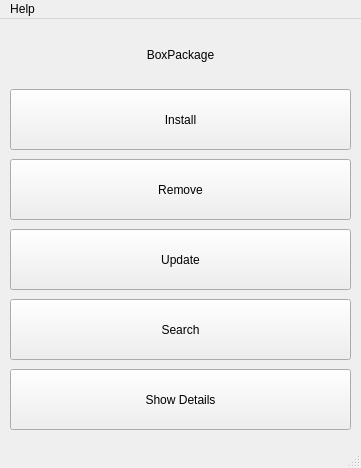
<?xml version="1.0" encoding="UTF-8"?>
<ui version="4.0">
 <class>MainWindow</class>
 <widget class="QMainWindow" name="MainWindow">
  <property name="geometry">
   <rect>
    <x>0</x>
    <y>0</y>
    <width>361</width>
    <height>468</height>
   </rect>
  </property>
  <property name="windowTitle">
   <string>MainWindow</string>
  </property>
  <widget class="QWidget" name="centralwidget">
   <widget class="QPushButton" name="InstallButton">
    <property name="geometry">
     <rect>
      <x>10</x>
      <y>70</y>
      <width>341</width>
      <height>61</height>
     </rect>
    </property>
    <property name="text">
     <string>Install</string>
    </property>
   </widget>
   <widget class="QPushButton" name="RemoveButton">
    <property name="geometry">
     <rect>
      <x>10</x>
      <y>140</y>
      <width>341</width>
      <height>61</height>
     </rect>
    </property>
    <property name="text">
     <string>Remove</string>
    </property>
   </widget>
   <widget class="QPushButton" name="SearchButton">
    <property name="geometry">
     <rect>
      <x>10</x>
      <y>280</y>
      <width>341</width>
      <height>61</height>
     </rect>
    </property>
    <property name="text">
     <string>Search</string>
    </property>
   </widget>
   <widget class="QPushButton" name="ShowButton">
    <property name="geometry">
     <rect>
      <x>10</x>
      <y>350</y>
      <width>341</width>
      <height>61</height>
     </rect>
    </property>
    <property name="text">
     <string>Show Details</string>
    </property>
   </widget>
   <widget class="QPushButton" name="UpdateButton">
    <property name="geometry">
     <rect>
      <x>10</x>
      <y>210</y>
      <width>341</width>
      <height>61</height>
     </rect>
    </property>
    <property name="text">
     <string>Update</string>
    </property>
   </widget>
   <widget class="QLabel" name="Tittle">
    <property name="geometry">
     <rect>
      <x>10</x>
      <y>10</y>
      <width>341</width>
      <height>51</height>
     </rect>
    </property>
    <property name="text">
     <string>BoxPackage</string>
    </property>
    <property name="alignment">
     <set>Qt::AlignCenter</set>
    </property>
   </widget>
  </widget>
  <widget class="QMenuBar" name="menubar">
   <property name="geometry">
    <rect>
     <x>0</x>
     <y>0</y>
     <width>361</width>
     <height>24</height>
    </rect>
   </property>
   <widget class="QMenu" name="menuHelp">
    <property name="title">
     <string>Help</string>
    </property>
    <addaction name="actionForum"/>
    <addaction name="actionAbout"/>
   </widget>
   <addaction name="menuHelp"/>
  </widget>
  <widget class="QStatusBar" name="statusbar"/>
  <action name="actionAbout">
   <property name="text">
    <string>About</string>
   </property>
  </action>
  <action name="actionForum">
   <property name="text">
    <string>Forum</string>
   </property>
  </action>
 </widget>
 <resources/>
 <connections/>
</ui>
